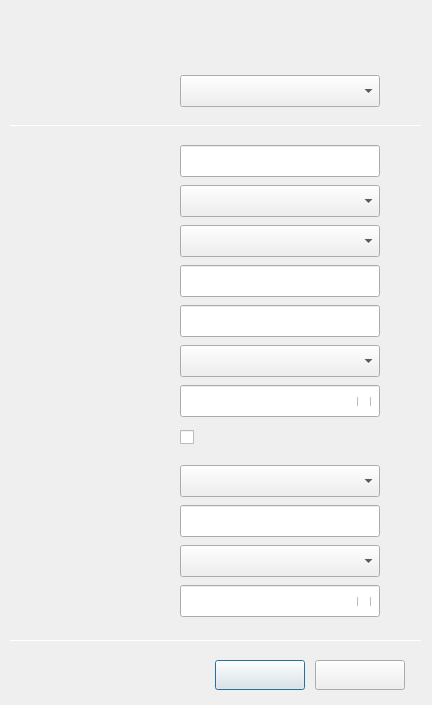
<?xml version="1.0" encoding="UTF-8"?>
<ui version="4.0">
 <class>DlgConnHidWifiSecTls</class>
 <widget class="QDialog" name="DlgConnHidWifiSecTls">
  <property name="geometry">
   <rect>
    <x>0</x>
    <y>0</y>
    <width>432</width>
    <height>705</height>
   </rect>
  </property>
  <property name="windowTitle">
   <string>Connect to Hidden Wi-Fi Network</string>
  </property>
  <widget class="QComboBox" name="cbxSecurity">
   <property name="geometry">
    <rect>
     <x>180</x>
     <y>185</y>
     <width>200</width>
     <height>32</height>
    </rect>
   </property>
   <property name="font">
    <font>
     <pointsize>10</pointsize>
    </font>
   </property>
   <property name="styleSheet">
    <string notr="true"/>
   </property>
  </widget>
  <widget class="QLineEdit" name="leNetName">
   <property name="geometry">
    <rect>
     <x>180</x>
     <y>145</y>
     <width>200</width>
     <height>32</height>
    </rect>
   </property>
   <property name="font">
    <font>
     <pointsize>10</pointsize>
    </font>
   </property>
  </widget>
  <widget class="QLineEdit" name="leUserCertifyPwd">
   <property name="geometry">
    <rect>
     <x>180</x>
     <y>505</y>
     <width>200</width>
     <height>32</height>
    </rect>
   </property>
   <property name="font">
    <font>
     <pointsize>10</pointsize>
    </font>
   </property>
   <property name="echoMode">
    <enum>QLineEdit::Password</enum>
   </property>
  </widget>
  <widget class="QLineEdit" name="leCaPwd">
   <property name="geometry">
    <rect>
     <x>180</x>
     <y>385</y>
     <width>200</width>
     <height>32</height>
    </rect>
   </property>
   <property name="font">
    <font>
     <pointsize>10</pointsize>
    </font>
   </property>
   <property name="echoMode">
    <enum>QLineEdit::Password</enum>
   </property>
  </widget>
  <widget class="QCheckBox" name="checkBoxPwd">
   <property name="geometry">
    <rect>
     <x>357</x>
     <y>397</y>
     <width>18</width>
     <height>9</height>
    </rect>
   </property>
   <property name="font">
    <font>
     <pointsize>10</pointsize>
    </font>
   </property>
   <property name="text">
    <string/>
   </property>
  </widget>
  <widget class="QLabel" name="lbConn">
   <property name="geometry">
    <rect>
     <x>76</x>
     <y>80</y>
     <width>90</width>
     <height>20</height>
    </rect>
   </property>
   <property name="font">
    <font>
     <pointsize>10</pointsize>
    </font>
   </property>
   <property name="text">
    <string/>
   </property>
  </widget>
  <widget class="QLabel" name="lbNetName">
   <property name="geometry">
    <rect>
     <x>76</x>
     <y>150</y>
     <width>90</width>
     <height>20</height>
    </rect>
   </property>
   <property name="font">
    <font>
     <pointsize>10</pointsize>
    </font>
   </property>
   <property name="text">
    <string/>
   </property>
  </widget>
  <widget class="QLabel" name="lbDomain">
   <property name="geometry">
    <rect>
     <x>76</x>
     <y>310</y>
     <width>90</width>
     <height>20</height>
    </rect>
   </property>
   <property name="font">
    <font>
     <pointsize>10</pointsize>
    </font>
   </property>
   <property name="text">
    <string/>
   </property>
  </widget>
  <widget class="QLabel" name="lbCA">
   <property name="geometry">
    <rect>
     <x>76</x>
     <y>350</y>
     <width>90</width>
     <height>20</height>
    </rect>
   </property>
   <property name="font">
    <font>
     <pointsize>10</pointsize>
    </font>
   </property>
   <property name="text">
    <string/>
   </property>
  </widget>
  <widget class="QComboBox" name="cbxUserCertify">
   <property name="geometry">
    <rect>
     <x>180</x>
     <y>465</y>
     <width>200</width>
     <height>32</height>
    </rect>
   </property>
   <property name="font">
    <font>
     <pointsize>10</pointsize>
    </font>
   </property>
   <property name="styleSheet">
    <string notr="true"/>
   </property>
  </widget>
  <widget class="QLabel" name="lbIdentity">
   <property name="geometry">
    <rect>
     <x>76</x>
     <y>270</y>
     <width>90</width>
     <height>20</height>
    </rect>
   </property>
   <property name="font">
    <font>
     <pointsize>10</pointsize>
    </font>
   </property>
   <property name="text">
    <string/>
   </property>
  </widget>
  <widget class="QLabel" name="lbUserCertifyPwd">
   <property name="geometry">
    <rect>
     <x>76</x>
     <y>510</y>
     <width>90</width>
     <height>20</height>
    </rect>
   </property>
   <property name="font">
    <font>
     <pointsize>10</pointsize>
    </font>
   </property>
   <property name="text">
    <string/>
   </property>
  </widget>
  <widget class="QPushButton" name="btnCancel">
   <property name="geometry">
    <rect>
     <x>215</x>
     <y>660</y>
     <width>90</width>
     <height>30</height>
    </rect>
   </property>
   <property name="font">
    <font>
     <pointsize>10</pointsize>
    </font>
   </property>
   <property name="text">
    <string/>
   </property>
  </widget>
  <widget class="QLabel" name="lbUserKeyPwd">
   <property name="geometry">
    <rect>
     <x>76</x>
     <y>590</y>
     <width>90</width>
     <height>20</height>
    </rect>
   </property>
   <property name="font">
    <font>
     <pointsize>10</pointsize>
    </font>
   </property>
   <property name="text">
    <string/>
   </property>
  </widget>
  <widget class="QComboBox" name="cbxCA">
   <property name="geometry">
    <rect>
     <x>180</x>
     <y>345</y>
     <width>200</width>
     <height>32</height>
    </rect>
   </property>
   <property name="font">
    <font>
     <pointsize>10</pointsize>
    </font>
   </property>
   <property name="styleSheet">
    <string notr="true"/>
   </property>
  </widget>
  <widget class="QLabel" name="lbUserPriKey">
   <property name="geometry">
    <rect>
     <x>76</x>
     <y>550</y>
     <width>90</width>
     <height>20</height>
    </rect>
   </property>
   <property name="font">
    <font>
     <pointsize>10</pointsize>
    </font>
   </property>
   <property name="text">
    <string/>
   </property>
  </widget>
  <widget class="QLabel" name="lbCaPwd">
   <property name="geometry">
    <rect>
     <x>76</x>
     <y>390</y>
     <width>90</width>
     <height>20</height>
    </rect>
   </property>
   <property name="font">
    <font>
     <pointsize>10</pointsize>
    </font>
   </property>
   <property name="text">
    <string/>
   </property>
  </widget>
  <widget class="QLineEdit" name="leDomain">
   <property name="geometry">
    <rect>
     <x>180</x>
     <y>305</y>
     <width>200</width>
     <height>32</height>
    </rect>
   </property>
   <property name="font">
    <font>
     <pointsize>10</pointsize>
    </font>
   </property>
  </widget>
  <widget class="QCheckBox" name="checkBoxPwdSec">
   <property name="geometry">
    <rect>
     <x>357</x>
     <y>597</y>
     <width>18</width>
     <height>9</height>
    </rect>
   </property>
   <property name="font">
    <font>
     <pointsize>10</pointsize>
    </font>
   </property>
   <property name="text">
    <string/>
   </property>
  </widget>
  <widget class="QLineEdit" name="leIdentity">
   <property name="geometry">
    <rect>
     <x>180</x>
     <y>265</y>
     <width>200</width>
     <height>32</height>
    </rect>
   </property>
   <property name="font">
    <font>
     <pointsize>10</pointsize>
    </font>
   </property>
  </widget>
  <widget class="QLineEdit" name="leUserKeyPwd">
   <property name="geometry">
    <rect>
     <x>180</x>
     <y>585</y>
     <width>200</width>
     <height>32</height>
    </rect>
   </property>
   <property name="font">
    <font>
     <pointsize>10</pointsize>
    </font>
   </property>
   <property name="echoMode">
    <enum>QLineEdit::Password</enum>
   </property>
  </widget>
  <widget class="QLabel" name="lbUserCertify">
   <property name="geometry">
    <rect>
     <x>76</x>
     <y>470</y>
     <width>90</width>
     <height>20</height>
    </rect>
   </property>
   <property name="font">
    <font>
     <pointsize>10</pointsize>
    </font>
   </property>
   <property name="text">
    <string/>
   </property>
  </widget>
  <widget class="QLabel" name="lbAuth">
   <property name="geometry">
    <rect>
     <x>76</x>
     <y>230</y>
     <width>90</width>
     <height>20</height>
    </rect>
   </property>
   <property name="font">
    <font>
     <pointsize>10</pointsize>
    </font>
   </property>
   <property name="text">
    <string/>
   </property>
  </widget>
  <widget class="QComboBox" name="cbxAuth">
   <property name="geometry">
    <rect>
     <x>180</x>
     <y>225</y>
     <width>200</width>
     <height>32</height>
    </rect>
   </property>
   <property name="font">
    <font>
     <pointsize>10</pointsize>
    </font>
   </property>
   <property name="styleSheet">
    <string notr="true"/>
   </property>
  </widget>
  <widget class="QPushButton" name="btnConnect">
   <property name="geometry">
    <rect>
     <x>315</x>
     <y>660</y>
     <width>90</width>
     <height>30</height>
    </rect>
   </property>
   <property name="font">
    <font>
     <pointsize>10</pointsize>
    </font>
   </property>
   <property name="text">
    <string/>
   </property>
  </widget>
  <widget class="QCheckBox" name="checkBoxCA">
   <property name="geometry">
    <rect>
     <x>180</x>
     <y>425</y>
     <width>200</width>
     <height>25</height>
    </rect>
   </property>
   <property name="font">
    <font>
     <pointsize>10</pointsize>
    </font>
   </property>
   <property name="text">
    <string/>
   </property>
  </widget>
  <widget class="QComboBox" name="cbxConn">
   <property name="geometry">
    <rect>
     <x>180</x>
     <y>75</y>
     <width>200</width>
     <height>32</height>
    </rect>
   </property>
   <property name="font">
    <font>
     <pointsize>10</pointsize>
    </font>
   </property>
   <property name="styleSheet">
    <string notr="true"/>
   </property>
  </widget>
  <widget class="QComboBox" name="cbxUserPriKey">
   <property name="geometry">
    <rect>
     <x>180</x>
     <y>545</y>
     <width>200</width>
     <height>32</height>
    </rect>
   </property>
   <property name="font">
    <font>
     <pointsize>10</pointsize>
    </font>
   </property>
   <property name="styleSheet">
    <string notr="true"/>
   </property>
  </widget>
  <widget class="QLabel" name="lbSecurity">
   <property name="geometry">
    <rect>
     <x>76</x>
     <y>190</y>
     <width>90</width>
     <height>20</height>
    </rect>
   </property>
   <property name="font">
    <font>
     <pointsize>10</pointsize>
    </font>
   </property>
   <property name="text">
    <string/>
   </property>
  </widget>
  <widget class="QLabel" name="lbBoder">
   <property name="geometry">
    <rect>
     <x>0</x>
     <y>0</y>
     <width>432</width>
     <height>705</height>
    </rect>
   </property>
   <property name="text">
    <string/>
   </property>
  </widget>
  <widget class="QLabel" name="lbLeftupTitle">
   <property name="geometry">
    <rect>
     <x>30</x>
     <y>30</y>
     <width>140</width>
     <height>22</height>
    </rect>
   </property>
   <property name="text">
    <string/>
   </property>
  </widget>
  <widget class="Line" name="lineUp">
   <property name="geometry">
    <rect>
     <x>10</x>
     <y>125</y>
     <width>412</width>
     <height>1</height>
    </rect>
   </property>
   <property name="orientation">
    <enum>Qt::Horizontal</enum>
   </property>
  </widget>
  <widget class="Line" name="lineDown">
   <property name="geometry">
    <rect>
     <x>10</x>
     <y>640</y>
     <width>412</width>
     <height>1</height>
    </rect>
   </property>
   <property name="orientation">
    <enum>Qt::Horizontal</enum>
   </property>
  </widget>
  <zorder>lbBoder</zorder>
  <zorder>cbxSecurity</zorder>
  <zorder>leNetName</zorder>
  <zorder>leUserCertifyPwd</zorder>
  <zorder>leCaPwd</zorder>
  <zorder>checkBoxPwd</zorder>
  <zorder>lbConn</zorder>
  <zorder>lbNetName</zorder>
  <zorder>lbDomain</zorder>
  <zorder>lbCA</zorder>
  <zorder>cbxUserCertify</zorder>
  <zorder>lbIdentity</zorder>
  <zorder>lbUserCertifyPwd</zorder>
  <zorder>btnCancel</zorder>
  <zorder>lbUserKeyPwd</zorder>
  <zorder>cbxCA</zorder>
  <zorder>lbUserPriKey</zorder>
  <zorder>lbCaPwd</zorder>
  <zorder>leDomain</zorder>
  <zorder>leIdentity</zorder>
  <zorder>leUserKeyPwd</zorder>
  <zorder>lbUserCertify</zorder>
  <zorder>lbAuth</zorder>
  <zorder>cbxAuth</zorder>
  <zorder>btnConnect</zorder>
  <zorder>checkBoxCA</zorder>
  <zorder>cbxConn</zorder>
  <zorder>cbxUserPriKey</zorder>
  <zorder>lbSecurity</zorder>
  <zorder>lbLeftupTitle</zorder>
  <zorder>checkBoxPwdSec</zorder>
  <zorder>lineUp</zorder>
  <zorder>lineDown</zorder>
 </widget>
 <resources/>
 <connections/>
</ui>
